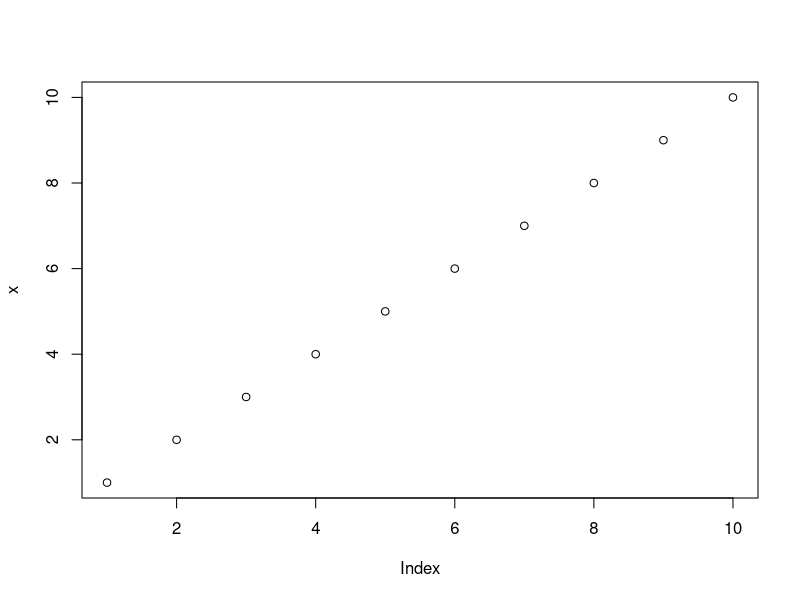
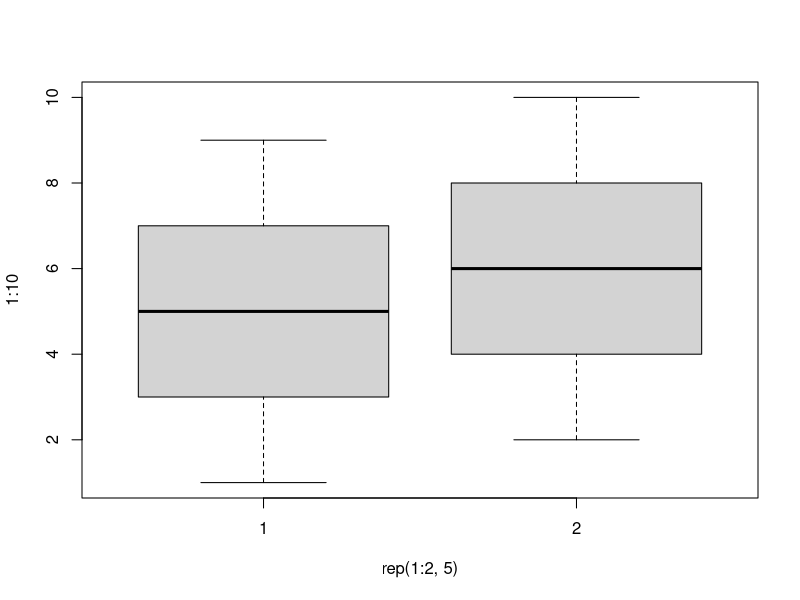
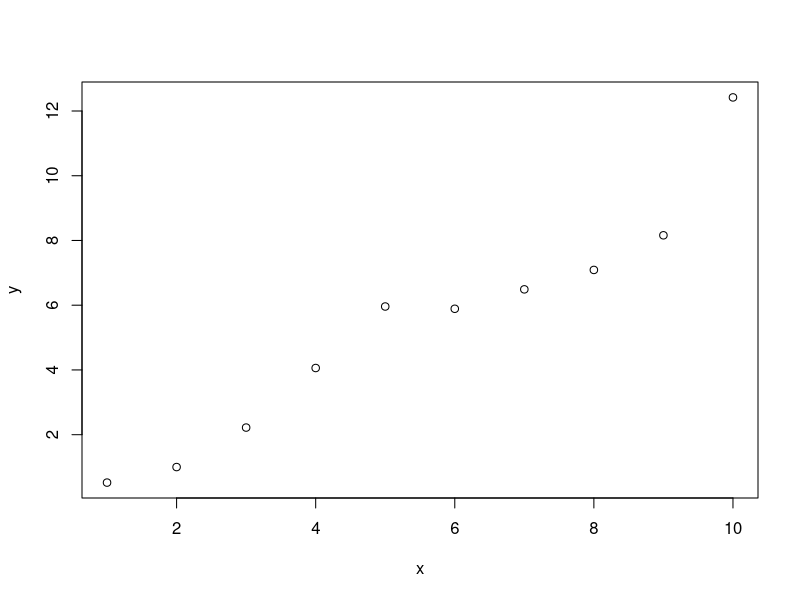
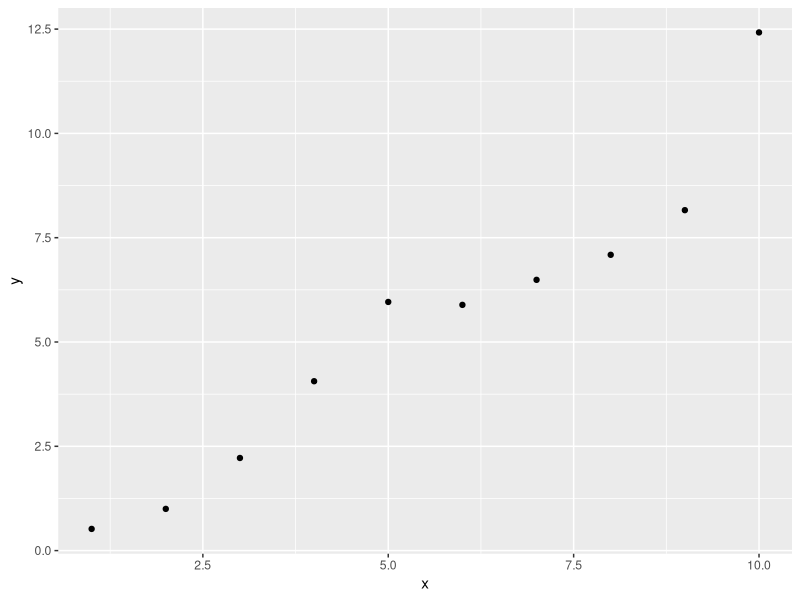
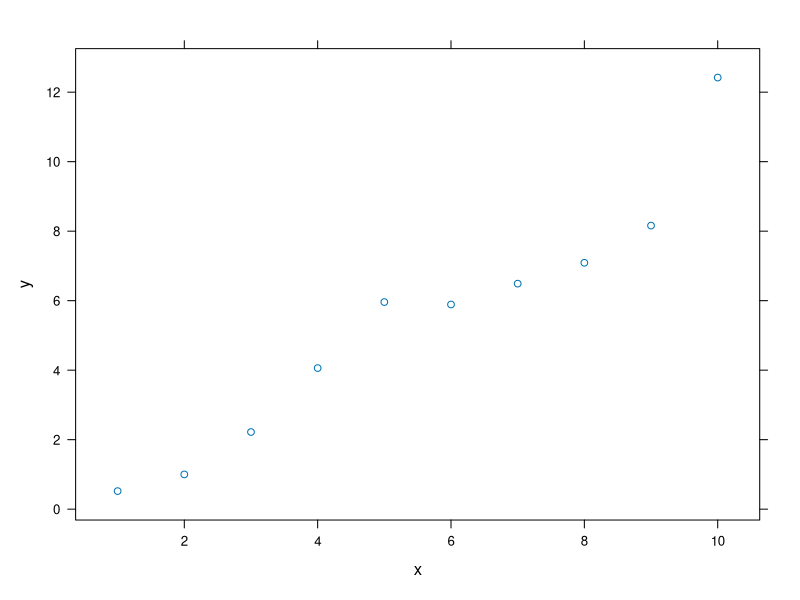
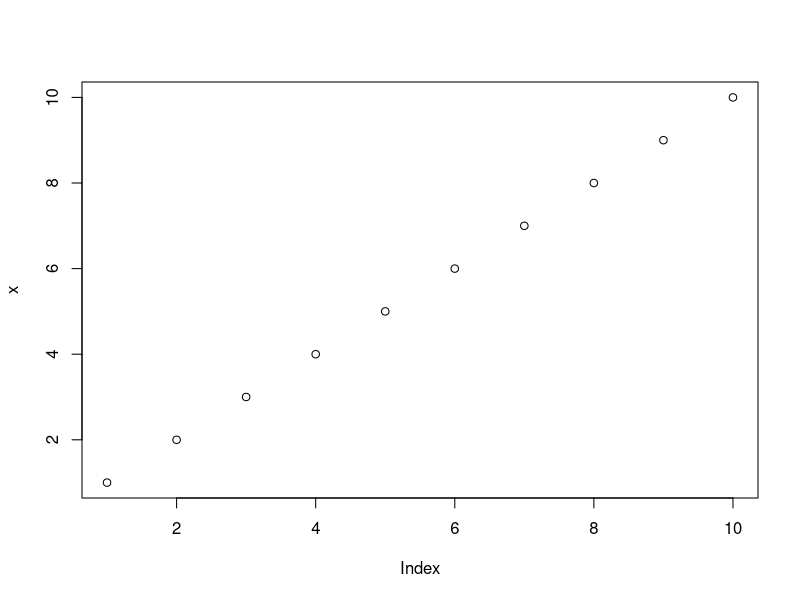

Write the R code that produced these figures, in order.
## ---- chunk 1
knitr::opts_chunk$set(echo = TRUE)
## ---- chunk 2
set.seed(1234)
library(ggplot2)
library(lattice)
## ---- chunk 3
    x <- 1:10
    y <- round(rnorm(10, x, 1), 2)
    df <- data.frame(x, y)
    df
## ---- chunk 4
x <- 1:10
y <- round(rnorm(10, x, 1), 2)
df <- data.frame(x, y)
df
## ---- chunk 5
plot(x)
## ---- chunk 6
boxplot(1:10~rep(1:2,5))
plot(x, y)
## ---- chunk 7
qplot(x, y, data=df)
## ---- chunk 8
xyplot(y~x)
## ---- chunk 9
    cat("Here are some dot points\n\n")
    cat(paste("* The value of y[", 1:3, "] is ", y[1:3], sep="", collapse="\n"))
## ---- chunk 10
cat("Here are some dot points\n\n")
cat(paste("* The value of y[", 1:3, "] is ", y[1:3], sep="", collapse="\n"))
## ---- chunk 11
cat("x | y", "--- | ---", sep="\n")
cat(apply(df, 1, function(X) paste(X, collapse=" | ")), sep = "\n")
## ---- chunk 12
head(df)
## ---- chunk 13
plot(x)
## ---- chunk 14
for (i in 1:5000) {
  lm((i+1)~i)
  }
## ---- chunk 15
    x <- 1:10
    x
